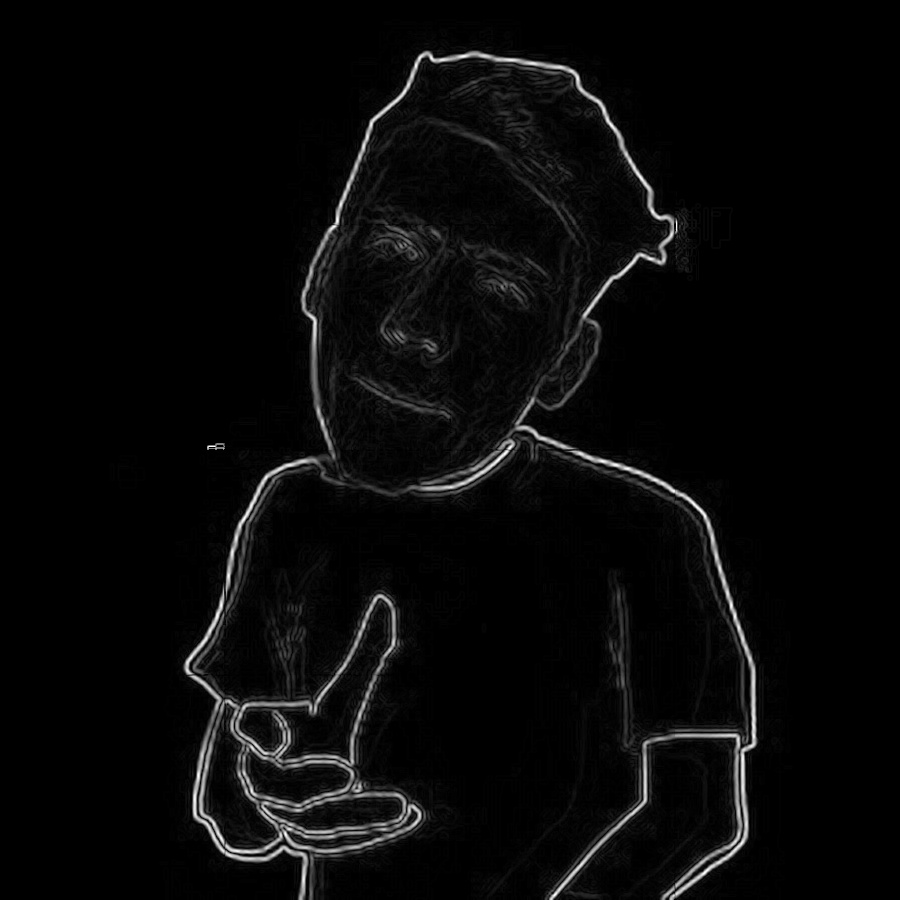
#> input picture TP4/H3/GASPI_sobel.jpg, 900 x 900 px
$ python -i servidor_sobel.py   (imports and definitions only)   (older library calls are emulated)
#> lines starting #> are read from the running program, lines starting #| are printed output that depends on the picture
#> further down, picture is the input picture: shape (900, 900, 3); min 0, max 255, mean 8.5
import cv2
from flask import Flask, jsonify, request
import numpy as np

# [1 line not run here, left out]

# [17 lines that did not run here, left out]

# [7 lines that did not run here, left out]


def sobel(imagen):
    #print(imagen)
    #Primero convierto la imagen a escala de grises
    gris = cv2.cvtColor(imagen,cv2.COLOR_BGR2GRAY)

    #Aplico el operador de Sobel en los ejes X e Y
    sobel_x = cv2.Sobel(gris,cv2.CV_64F, 1, 0, ksize=3) #Detecta bordes verticales
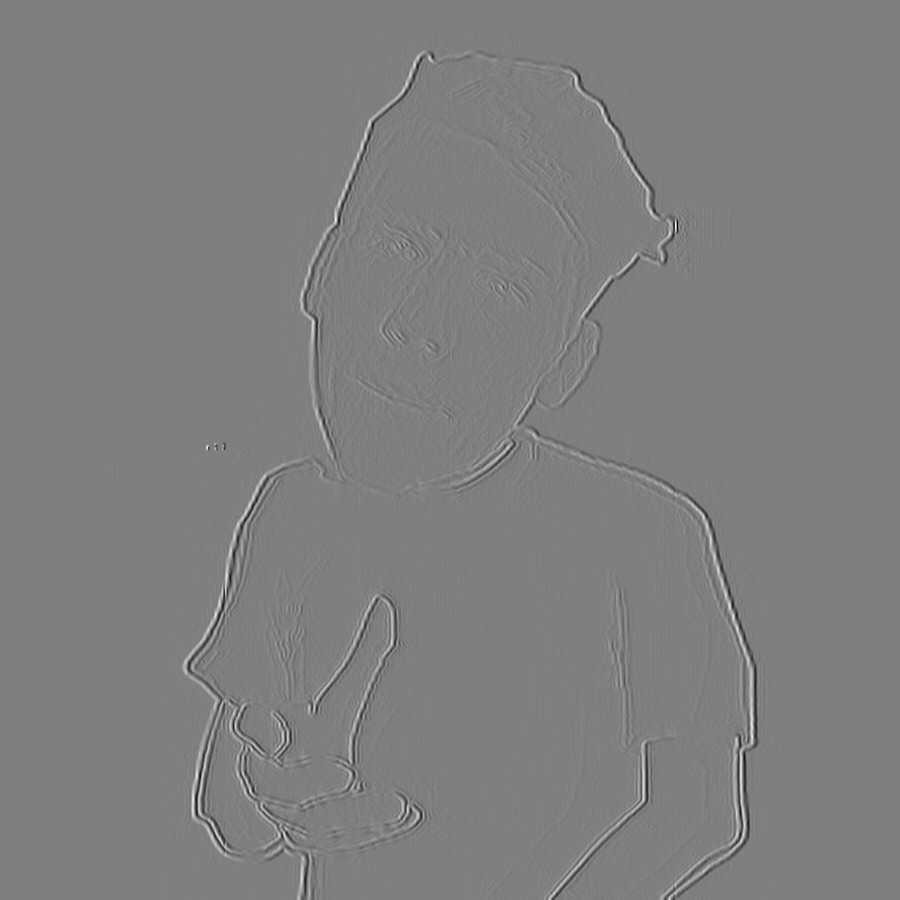
#> sobel_x: shape (900, 900) float64; min -1000, max 1004, mean 0; drawn with min black and max white
    sobel_y = cv2.Sobel(gris,cv2.CV_64F, 0, 1, ksize=3) #Detecta bordes horizontales
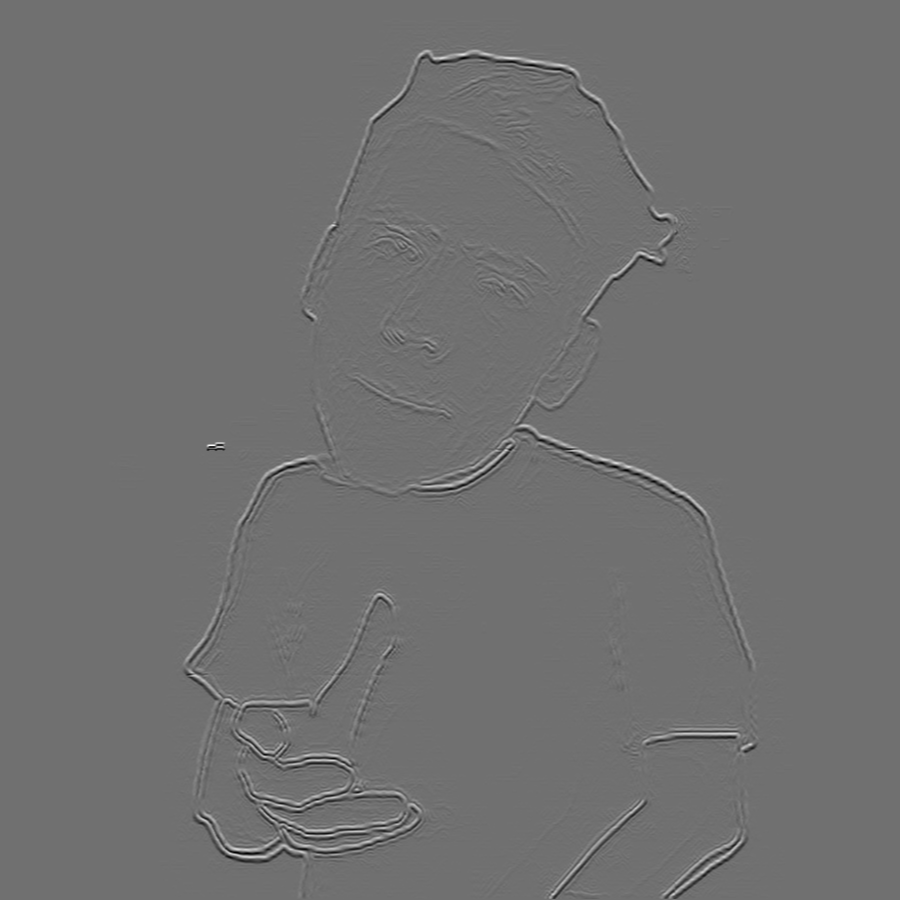
#> sobel_y: shape (900, 900) float64; min -799, max 1009, mean 0.1; drawn with min black and max white

    #Calculo la magnitud del gradiente, combinando los resultados de X e Y
    magnitud = np.sqrt(sobel_x**2 + sobel_y**2)
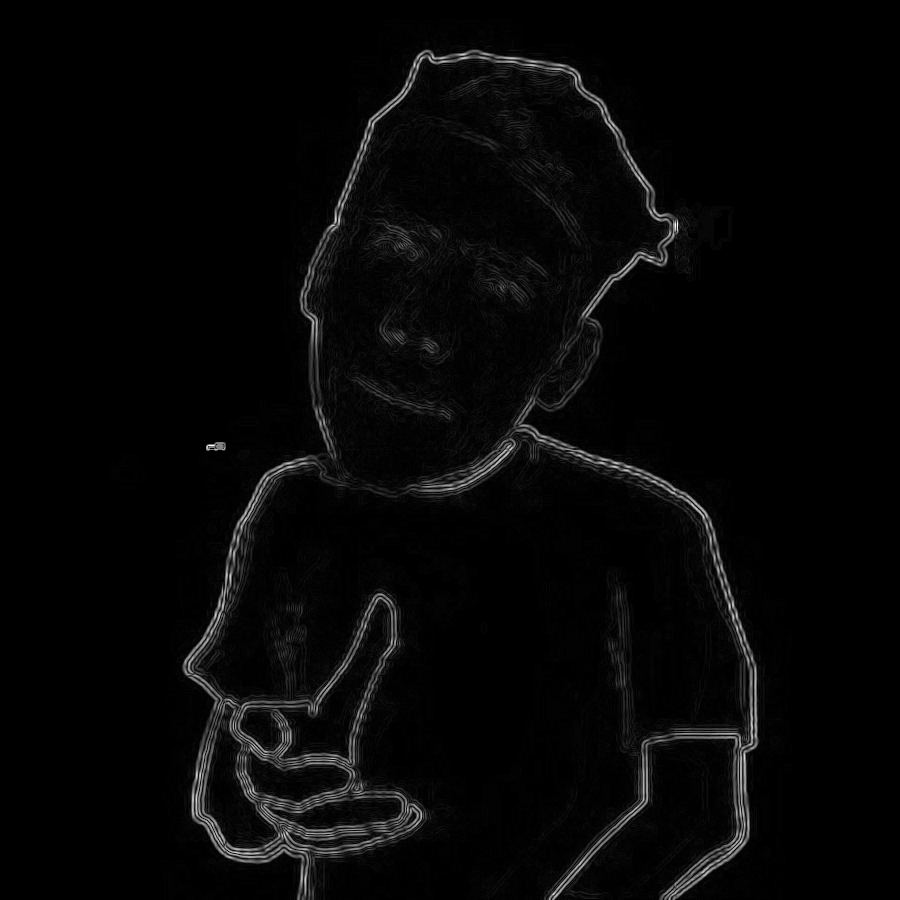
#> magnitud: shape (900, 900) float64; min 0, max 1009, mean 26.1; drawn with min black and max white

    #Normaliza la magnitud, asi la convierto ea imagen de 8 bits
    magnitud = cv2.normalize(magnitud, None, 0, 255, cv2.NORM_MINMAX, dtype=cv2.CV_8U)
    #De esta forma, los valores estan en el rango de 0 a 255

    #Retorno la imagen con el filtro (bordes resaltados)
    return magnitud

# [3 lines not run here, left out]

>>> import cv2
>>> picture = cv2.imread('GASPI_sobel.jpg')
>>> result = sobel(picture)
